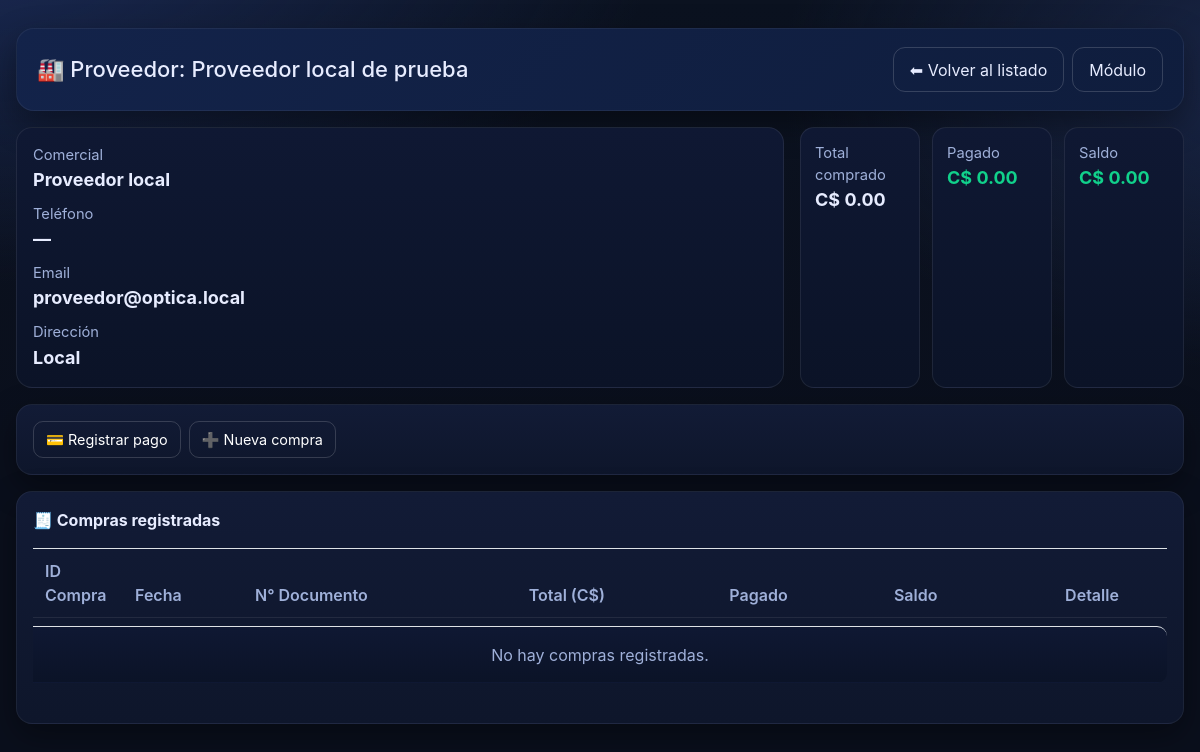
Screenshot of /Administrador/proveedores_ver.php?id=1 (signed in) with the database file from the repository.
### tables this page shows
CREATE TABLE IF NOT EXISTS proveedores (
  id_proveedor INT UNSIGNED AUTO_INCREMENT PRIMARY KEY,
  nombre VARCHAR(150) NOT NULL,
  nombre_comercial VARCHAR(120) NULL,
  ruc VARCHAR(30) NULL,
  telefono VARCHAR(30) NULL,
  email VARCHAR(160) NULL,
  whatsapp VARCHAR(30) NULL,
  ciudad VARCHAR(80) NULL,
  departamento VARCHAR(80) NULL,
  direccion VARCHAR(255) NULL,
  contacto_nombre VARCHAR(120) NULL,
  contacto_cargo VARCHAR(80) NULL,
  contacto_telefono VARCHAR(30) NULL,
  contacto_email VARCHAR(160) NULL,
  rubro ENUM('Marcos','Lentes','Laboratorio','Insumos','Mixto') NOT NULL DEFAULT 'Mixto',
  dias_credito SMALLINT UNSIGNED NOT NULL DEFAULT 0,
  limite_credito DECIMAL(14,2) NOT NULL DEFAULT 0.00,
  estado TINYINT(1) NOT NULL DEFAULT 1,
  notas TEXT NULL,
  created_at TIMESTAMP NOT NULL DEFAULT CURRENT_TIMESTAMP,
  updated_at TIMESTAMP NULL DEFAULT NULL ON UPDATE CURRENT_TIMESTAMP,
  UNIQUE KEY uq_proveedores_ruc (ruc)
);

### Administrador/proveedores_ver.php (the view, shortened to what this page needs)
<?php
$conn = conectarDB();
function h($v): string { return htmlspecialchars((string)($v ?? ''), ENT_QUOTES | ENT_SUBSTITUTE, 'UTF-8'); }
function dash($v, $alt='—'): string { $s = trim((string)($v ?? '')); return $s === '' ? $alt : h($s); }
$id = (int)($_GET['id'] ?? 0);
$stmt = $conn->prepare("SELECT * FROM proveedores WHERE id_proveedor = ?");
$stmt->bind_param("i", $id);
$stmt->execute();
$prov = $stmt->get_result()->fetch_assoc();
$sql = "SELECT c.id_compra, c.fecha, c.num_documento, c.total,
               IFNULL(SUM(p.monto),0) AS pagado,
               (c.total - IFNULL(SUM(p.monto),0)) AS saldo
        FROM compras c
        LEFT JOIN pagos_proveedor p ON p.id_compra = c.id_compra
        WHERE c.id_proveedor = ?
        GROUP BY c.id_compra
        ORDER BY c.fecha DESC, c.id_compra DESC";
$st = $conn->prepare($sql);
$st->bind_param("i", $id);
$st->execute();
$compras = $st->get_result();
$k = $conn->prepare("
  SELECT COALESCE(SUM(c.total),0) total,
         COALESCE(SUM(pg.pagado),0) pagado,
         COALESCE(SUM(c.total - COALESCE(pg.pagado,0)),0) saldo
  FROM compras c
  LEFT JOIN (SELECT id_compra, SUM(monto) pagado FROM pagos_proveedor GROUP BY id_compra) pg
    ON pg.id_compra = c.id_compra
  WHERE c.id_proveedor = ?
");
$k->bind_param("i", $id);
$k->execute();
$kp = $k->get_result()->fetch_assoc() ?: ['total'=>0,'pagado'=>0,'saldo'=>0];
$ubic = implode(', ', array_filter([
  $prov['ciudad'] ?? '',
  $prov['departamento'] ?? ''
], fn($x)=> trim((string)$x) !== ''));
?>
<!doctype html>
<html lang="es">
<head>
<link rel="stylesheet" href="../css/bootstrap.min.css">
</head>
<body>
<div class="wrap">
  <div class="header">
    <h1>🏭 Proveedor: <?= h($prov['nombre']) ?></h1>
    <div style="display:flex;gap:8px">
      <a class="btn-ghost" href="./proveedores_listar.php">⬅ Volver al listado</a>
      <a class="btn-ghost" href="./proveedores.php">Módulo</a>
    </div>
  </div>
  <div class="grid" style="margin-top:16px">
    <div class="card">
      <div class="label">Comercial</div>
      <div class="value"><?= dash($prov['nombre_comercial']) ?></div>
      <div class="label" style="margin-top:10px">Teléfono</div>
      <div class="value"><?= dash($prov['telefono']) ?></div>
      <div class="label" style="margin-top:10px">Email</div>
      <div class="value"><?= dash($prov['email']) ?></div>
      <div class="label" style="margin-top:10px">Dirección</div>
      <div class="value"><?= dash($prov['direccion'], $ubic !== '' ? h($ubic) : '—') ?></div>
    </div>
    <div class="kpis">
      <div class="kpi">
        <div class="label">Total comprado</div>
        <div class="value">C$ <?= number_format((float)$kp['total'], 2) ?></div>
      </div>
      <div class="kpi">
        <div class="label">Pagado</div>
        <div class="value" style="color:#11d18b">C$ <?= number_format((float)$kp['pagado'], 2) ?></div>
      </div>
      <div class="kpi">
        <div class="label">Saldo</div>
        <div class="value" style="color:<?= ((float)$kp['saldo']>0 ? '#ff5a79' : '#11d18b') ?>">
          C$ <?= number_format((float)$kp['saldo'], 2) ?>
        </div>
      </div>
    </div>
  </div>
  <div class="panel" style="margin-top:16px; display:flex; gap:8px; flex-wrap:wrap">
    <a class="btn-mini" href="./pagos_crear.php?id_proveedor=<?= (int)$prov['id_proveedor'] ?>">💳 Registrar pago</a>
    <a class="btn-mini" href="./compras_crear.php?id_proveedor=<?= (int)$prov['id_proveedor'] ?>">➕ Nueva compra</a>
  </div>
  <div class="panel" style="margin-top:16px">
    <div class="title" style="font-weight:700; margin-bottom:8px">🧾 Compras registradas</div>
    <div class="table-responsive">
      <table class="table align-middle">
        <thead>
          <tr>
            <th style="width:90px">ID Compra</th>
            <th style="width:120px">Fecha</th>
            <th>N° Documento</th>
            <th class="text-end">Total (C$)</th>
            <th class="text-end">Pagado</th>
            <th class="text-end">Saldo</th>
            <th style="width:150px" class="text-center">Detalle</th>
          </tr>
        </thead>
        <tbody>
          <?php if ($compras->num_rows === 0): ?>
            <tr><td colspan="7" class="text-center" style="color:var(--muted);padding:16px">No hay compras registradas.</td></tr>
          <?php endif; ?>
        </tbody>
      </table>
    </div>
  </div>
</div>
</body>
</html>

### Administrador/proveedores_ver.php (style rules this page uses)
:root { --bg:#0b1220; --bg-soft:#0f1730; --surface:#121b36; --surface-2:#0e162b; --primary:#2f6df6; --primary-2:#7aa2ff; --accent:#0eeaff; --text:#e7ecff; --muted:#9fb0d9; --success:#11d18b; --danger:#ff5a79; --shadow: 0 12px 32px rgba(0,0,0,.35); }
body { margin:0;background: radial-gradient(1200px 600px at -5% -10%, #1b2b57 0%, transparent 60%), radial-gradient(900px 500px at 110% 10%, #1a274a 0%, transparent 60%), linear-gradient(180deg, var(--bg) 0%, #0a0f1c 60%); color:var(--text); font-family: "Inter", system-ui, -apple-system, Segoe UI, Roboto, Arial, sans-serif; }
.wrap { max-width:1200px;margin:28px auto;padding:0 16px }
.header { background: linear-gradient(135deg, #13234a, #0f1d3d); border:1px solid rgba(255,255,255,.06); border-radius:18px; box-shadow:var(--shadow); padding:18px 20px; display:flex; align-items:center; justify-content:space-between; gap:14px; }
.header h1 { font-size:22px; margin:0 }
.btn-ghost { color:var(--text); border:1px solid rgba(255,255,255,.16); padding:.6rem 1rem; border-radius:12px; text-decoration:none }
.panel { background: linear-gradient(180deg, var(--surface) 0%, var(--surface-2) 100%); border:1px solid rgba(255,255,255,.06); border-radius:16px; padding:16px; box-shadow: var(--shadow); }
.grid { display:grid; gap:16px; grid-template-columns:2fr 1fr }
.card { background:linear-gradient(180deg,#0f1833,#0b1327); border:1px solid rgba(255,255,255,.08); border-radius:16px; padding:16px }
.label { color:var(--muted); font-size:.92rem }
.value { font-weight:700; font-size:18px }
.kpis { display:grid; gap:12px; grid-template-columns:repeat(3,1fr) }
.kpi { background:linear-gradient(180deg,#0f1833,#0b1327); border:1px solid rgba(255,255,255,.08); border-radius:14px; padding:14px }
.table { width:100%; border-collapse:separate; border-spacing:0 8px }
.table thead th { padding:10px 12px; color:var(--muted); font-weight:600; border-bottom:1px solid rgba(255,255,255,.08) }
.table tbody tr { background:linear-gradient(180deg,#0f1833,#0b1327); border:1px solid rgba(255,255,255,.07) }
.table tbody td { padding:12px 14px }
.table tbody tr td:first-child { border-radius:10px 0 0 10px }
.table tbody tr td:last-child { border-radius:0 10px 10px 0 }
a.btn-mini { display:inline-block;padding:.45rem .75rem;border-radius:10px;text-decoration:none;font-size:.9rem;border:1px solid rgba(255,255,255,.16);color:#fff }

### rows the page displays
proveedores: nombre "Proveedor local de prueba", nombre_comercial "Proveedor local", telefono "—", email "proveedor@optica.local", ciudad "Local"

### other values shown
$kp['total'] "0.00"
$kp['pagado'] "0.00"
$kp['saldo'] "0.00"
